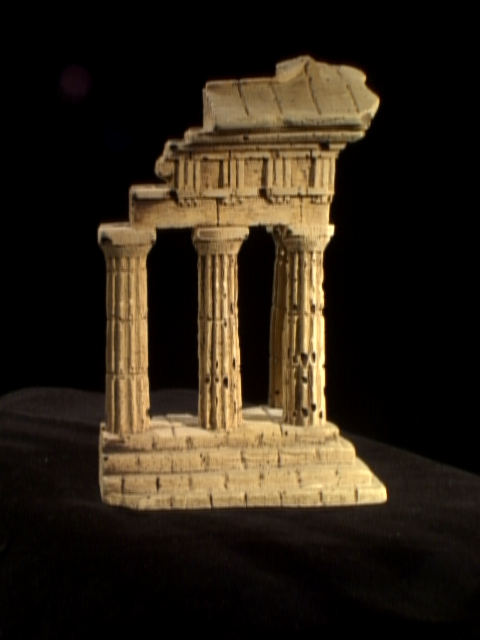
#> input picture SIT789 - Applications of Computer Vision and Speech Processing/task6.1/temple2A.png, 480 x 640 px
$ jupyter execute --allow-errors task6.1.ipynb
#> lines starting #> are read from the running program, lines starting #| are printed output that depends on the picture; after the words box and inside, x2 and y2 are one past the last pixel; in counts of white or black regions, pixels touching at a corner belong together
### SIT789 - Applications of Computer Vision and Speech Processing/task6.1/ransac.py

# coding: utf-8

# In[ ]:


import numpy
import scipy # use numpy if scipy unavailable
import scipy.linalg # use numpy if scipy unavailable

## Copyright (c) 2004-2007, Andrew D. Straw. All rights reserved.

## Redistribution and use in source and binary forms, with or without
## modification, are permitted provided that the following conditions are
## met:

##     * Redistributions of source code must retain the above copyright
##       notice, this list of conditions and the following disclaimer.

##     * Redistributions in binary form must reproduce the above
##       copyright notice, this list of conditions and the following
##       disclaimer in the documentation and/or other materials provided
##       with the distribution.

##     * Neither the name of the Andrew D. Straw nor the names of its
##       contributors may be used to endorse or promote products derived
##       from this software without specific prior written permission.

## THIS SOFTWARE IS PROVIDED BY THE COPYRIGHT HOLDERS AND CONTRIBUTORS
## "AS IS" AND ANY EXPRESS OR IMPLIED WARRANTIES, INCLUDING, BUT NOT
## LIMITED TO, THE IMPLIED WARRANTIES OF MERCHANTABILITY AND FITNESS FOR
## A PARTICULAR PURPOSE ARE DISCLAIMED. IN NO EVENT SHALL THE COPYRIGHT
## OWNER OR CONTRIBUTORS BE LIABLE FOR ANY DIRECT, INDIRECT, INCIDENTAL,
## SPECIAL, EXEMPLARY, OR CONSEQUENTIAL DAMAGES (INCLUDING, BUT NOT
## LIMITED TO, PROCUREMENT OF SUBSTITUTE GOODS OR SERVICES; LOSS OF USE,
## DATA, OR PROFITS; OR BUSINESS INTERRUPTION) HOWEVER CAUSED AND ON ANY
## THEORY OF LIABILITY, WHETHER IN CONTRACT, STRICT LIABILITY, OR TORT
## (INCLUDING NEGLIGENCE OR OTHERWISE) ARISING IN ANY WAY OUT OF THE USE
## OF THIS SOFTWARE, EVEN IF ADVISED OF THE POSSIBILITY OF SUCH DAMAGE.

def ransac(data,model,n,k,t,d,debug=False,return_all=False):
    """fit model parameters to data using the RANSAC algorithm

This implementation written from pseudocode found at
http://en.wikipedia.org/w/index.php?title=RANSAC&oldid=116358182
{{{
Given:
    data - a set of observed data points
    model - a model that can be fitted to data points
    n - the minimum number of data values required to fit the model
    k - the maximum number of iterations allowed in the algorithm
    t - a threshold value for determining when a data point fits a model
    d - the number of close data values required to assert that a model fits well to data
Return:
    bestfit - model parameters which best fit the data (or nil if no good model is found)
iterations = 0
bestfit = nil
besterr = something really large
while iterations < k {
    maybeinliers = n randomly selected values from data
    maybemodel = model parameters fitted to maybeinliers
    alsoinliers = empty set
    for every point in data not in maybeinliers {
        if point fits maybemodel with an error smaller than t
             add point to alsoinliers
    }
    if the number of elements in alsoinliers is > d {
        % this implies that we may have found a good model
        % now test how good it is
        bettermodel = model parameters fitted to all points in maybeinliers and alsoinliers
        thiserr = a measure of how well model fits these points
        if thiserr < besterr {
            bestfit = bettermodel
            besterr = thiserr
        }
    }
    increment iterations
}
return bestfit
}}}
"""
    iterations = 0
    bestfit = None
    besterr = numpy.inf
    best_inlier_idxs = None
    while iterations < k:
        maybe_idxs, test_idxs = random_partition(n,data.shape[0])
        maybeinliers = data[maybe_idxs,:]
        test_points = data[test_idxs]
        maybemodel = model.fit(maybeinliers)
        test_err = model.get_error( test_points, maybemodel)
        also_idxs = test_idxs[test_err < t] # select indices of rows with accepted points
        alsoinliers = data[also_idxs,:]
        if debug:
            print('test_err.min()',test_err.min())
            print('test_err.max()',test_err.max())
            print('numpy.mean(test_err)',numpy.mean(test_err))
            print('iteration %d:len(alsoinliers) = %d'%(
                iterations,len(alsoinliers)))
        if len(alsoinliers) > d:
            betterdata = numpy.concatenate( (maybeinliers, alsoinliers) )
            bettermodel = model.fit(betterdata)
            better_errs = model.get_error( betterdata, bettermodel)
            thiserr = numpy.mean( better_errs )
            if thiserr < besterr:
                bestfit = bettermodel
                besterr = thiserr
                best_inlier_idxs = numpy.concatenate( (maybe_idxs, also_idxs) )
        iterations+=1
    if bestfit is None:
        raise ValueError("did not meet fit acceptance criteria")
    if return_all:
        return bestfit, {'inliers':best_inlier_idxs}
    else:
        return bestfit

def random_partition(n,n_data):
    """return n random rows of data (and also the other len(data)-n rows)"""
    all_idxs = numpy.arange( n_data )
    numpy.random.shuffle(all_idxs)
    idxs1 = all_idxs[:n]
    idxs2 = all_idxs[n:]
    return idxs1, idxs2

class LinearLeastSquaresModel:
    """linear system solved using linear least squares
    This class serves as an example that fulfills the model interface
    needed by the ransac() function.

    """
    # [78 lines left out: functions __init__, fit, get_error, test, not called in this run]

# [2 lines that do not run on import are left out]


### SIT789 - Applications of Computer Vision and Speech Processing/task6.1/sfm.py

# coding: utf-8

# In[ ]:


from pylab import *

from numpy import *

from scipy import linalg


# [37 lines left out: function compute_P, not called in this run]


def triangulate_point(x1,x2,P1,P2):

    """ Point pair triangulation from

        least squares solution. """


    M = zeros((6,6))

    M[:3,:4] = P1

    M[3:,:4] = P2

    M[:3,4] = -x1

    M[3:,5] = -x2


    U,S,V = linalg.svd(M)

    X = V[-1,:4]


    return X / X[3]


def triangulate(x1,x2,P1,P2):

    """    Two-view triangulation of points in

        x1,x2 (3*n homog. coordinates). """


    n = x1.shape[1]

    if x2.shape[1] != n:

        raise ValueError("Number of points don't match.")


    X = [ triangulate_point(x1[:,i],x2[:,i],P1,P2) for i in range(n)]

    return array(X).T


def compute_fundamental(x1,x2):

    """    Computes the fundamental matrix from corresponding points

        (x1,x2 3*n arrays) using the 8 point algorithm.

        Each row in the A matrix below is constructed as

        [x'*x, x'*y, x', y'*x, y'*y, y', x, y, 1] """


    n = x1.shape[1]

    if x2.shape[1] != n:

        raise ValueError("Number of points don't match.")


    # build matrix for equations

    A = zeros((n,9))

    for i in range(n):

        A[i] = [x1[0,i]*x2[0,i], x1[0,i]*x2[1,i], x1[0,i]*x2[2,i],

                x1[1,i]*x2[0,i], x1[1,i]*x2[1,i], x1[1,i]*x2[2,i],

                x1[2,i]*x2[0,i], x1[2,i]*x2[1,i], x1[2,i]*x2[2,i] ]


    # compute linear least square solution

    U,S,V = linalg.svd(A)

    F = V[-1].reshape(3,3)


    # constrain F

    # make rank 2 by zeroing out last singular value

    U,S,V = linalg.svd(F)

    S[2] = 0

    F = dot(U,dot(diag(S),V))


    return F/F[2,2]


# [61 lines left out: functions compute_epipole, plot_epipolar_line, not called in this run]


def skew(a):

    """ Skew matrix A such that a x v = Av for any v. """


    return array([[0,-a[2],a[1]],[a[2],0,-a[0]],[-a[1],a[0],0]])


# [13 lines left out: function compute_P_from_fundamental, not called in this run]


def compute_P_from_essential(E):

    """    Computes the second camera matrix (assuming P1 = [I 0])

        from an essential matrix. Output is a list of four

        possible camera matrices. """


    # make sure E is rank 2

    U,S,V = svd(E)

    if det(dot(U,V))<0:

        V = -V

    E = dot(U,dot(diag([1,1,0]),V))


    # create matrices (Hartley p 258)

    Z = skew([0,0,-1])

    W = array([[0,-1,0],[1,0,0],[0,0,1]])


    # return all four solutions

    P2 = [vstack((dot(U,dot(W,V)).T,U[:,2])).T,

             vstack((dot(U,dot(W,V)).T,-U[:,2])).T,

            vstack((dot(U,dot(W.T,V)).T,U[:,2])).T,

            vstack((dot(U,dot(W.T,V)).T,-U[:,2])).T]


    return P2


def compute_fundamental_normalized(x1,x2):

    """    Computes the fundamental matrix from corresponding points

        (x1,x2 3*n arrays) using the normalized 8 point algorithm. """


    n = x1.shape[1]

    if x2.shape[1] != n:

        raise ValueError("Number of points don't match.")


    # normalize image coordinates

    x1 = x1 / x1[2]

    mean_1 = mean(x1[:2],axis=1)

    S1 = sqrt(2) / std(x1[:2])

    T1 = array([[S1,0,-S1*mean_1[0]],[0,S1,-S1*mean_1[1]],[0,0,1]])

    x1 = dot(T1,x1)


    x2 = x2 / x2[2]

    mean_2 = mean(x2[:2],axis=1)

    S2 = sqrt(2) / std(x2[:2])

    T2 = array([[S2,0,-S2*mean_2[0]],[0,S2,-S2*mean_2[1]],[0,0,1]])

    x2 = dot(T2,x2)


    # compute F with the normalized coordinates

    F = compute_fundamental(x1,x2)


    # reverse normalization

    F = dot(T1.T,dot(F,T2))


    return F/F[2,2]


class RansacModel(object):

    """ Class for fundmental matrix fit with ransac.py from

        http://www.scipy.org/Cookbook/RANSAC"""


    def __init__(self,debug=False):

        self.debug = debug


    def fit(self,data):

        """ Estimate fundamental matrix using eight

            selected correspondences. """


        # transpose and split data into the two point sets

        data = data.T

        x1 = data[:3,:8]

        x2 = data[3:,:8]


        # estimate fundamental matrix and return

        F = compute_fundamental_normalized(x1,x2)

        return F


    def get_error(self,data,F):

        """ Compute x^T F x for all correspondences,

            return error for each transformed point. """


        # transpose and split data into the two point

        data = data.T

        x1 = data[:3]

        x2 = data[3:]


        # Sampson distance as error measure

        Fx1 = dot(F,x1)

        Fx2 = dot(F,x2)

        denom = Fx1[0]**2 + Fx1[1]**2 + Fx2[0]**2 + Fx2[1]**2

        err = ( diag(dot(x1.T,dot(F,x2))) )**2 / denom


        # return error per point

        return err


def F_from_ransac(x1,x2,model,maxiter=5000,match_theshold=1e-6):

    """ Robust estimation of a fundamental matrix F from point

        correspondences using RANSAC (ransac.py from

        http://www.scipy.org/Cookbook/RANSAC).


        input: x1,x2 (3*n arrays) points in hom. coordinates. """


    import ransac


    data = vstack((x1,x2))


    # compute F and return with inlier index

    F,ransac_data = ransac.ransac(data.T,model,8,maxiter,match_theshold,20,return_all=True)

    return F, ransac_data['inliers']

### SIT789 - Applications of Computer Vision and Speech Processing/task6.1/homography.py

# coding: utf-8

# In[ ]:


from numpy import *
from scipy import ndimage


class RansacModel(object):
    """ Class for testing homography fit with ransac.py from
        http://www.scipy.org/Cookbook/RANSAC"""

    def __init__(self,debug=False):
        self.debug = debug

    # [144 lines left out: functions fit, get_error, H_from_ransac, H_from_points, Haffine_from_points, normalize, not called in this run]


def make_homog(points):
    """ Convert a set of points (dim*n array) to
        homogeneous coordinates. """

    return vstack((points,ones((1,points.shape[1]))))


### SIT789 - Applications of Computer Vision and Speech Processing/task6.1/task6.1.ipynb
[cell 1]
import numpy as np
#setup camera with a simple camera matrix P
f = 100
cx = 200
cy = 200
K = np.array([[f, 0, cx], [0, f, cy], [0, 0, 1]])
I = np.eye(3)
t = np.array([[0], [0], [0]])
P = np.dot(K, np.hstack((I, t)))

[cell 2]
def project(P, X): #X is an array of 3D points
    x = np.dot(P, X)
    for i in range(3): #convert to inhomogeneous coordinates
        x[i] /= x[2]
    return x

#> (a cell that did not finish here is left out)

[cell 4]
import matplotlib.pyplot as plt
from mpl_toolkits.mplot3d import axes3d

fig = plt.figure(figsize = [15,15])

ax = fig.add_subplot(projection = "3d")
ax.view_init(elev=None, azim=None) #you can set elevation/azimuth with different values

#> (the rest of this cell did not finish here and is left out)

#> (a cell that did not finish here is left out)

#> (a cell that did not finish here is left out)

[cell 7]
n_points = 6
#> (the rest of this cell did not finish here and is left out)

[cell 8]
A = np.zeros((2*n_points, 12), np.float32)
#> (the rest of this cell did not finish here and is left out)

[cell 9]
from scipy import linalg
p = linalg.solve(A, np.zeros((12, 1), np.float32))
print(p)

[cell 10]
U, S, V = linalg.svd(A)

[cell 11]
minS = np.min(S)
conditon = (S == minS)
minID = np.where(conditon)
print('index of the smallest singular value is: ', minID[0])

#> (a cell that did not finish here is left out)

#> (a cell that did not finish here is left out)

#> (a cell that did not finish here is left out)

#> (a cell that did not finish here is left out)

[cell 16]
n_points_ratio = np.arange(0.1, 1.1, 0.1)

#> (the rest of this cell did not finish here and is left out)

[cell 17]
import homography
import sfm
import ransac

[cell 18]
import cv2 as cv
sift = cv.SIFT_create()
img1 = cv.imread('temple2A.png')
#> img1 is the input picture: shape (640, 480, 3); mean B, G, R 22.7, 35, 44.4
img1_gray = cv.cvtColor(img1, cv.COLOR_BGR2GRAY)
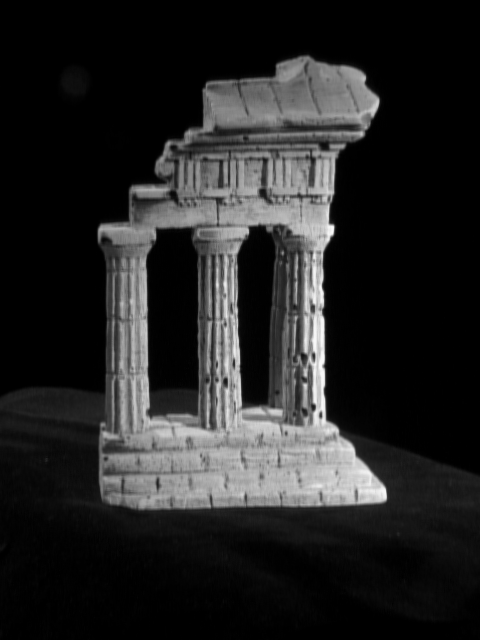
#> img1_gray: shape (640, 480); min 0, max 249, mean 36.4
kp1, des1 = sift.detectAndCompute(img1_gray, None)
#> kp1 = 971 keypoints; strongest (x, y, size): (375, 492, 17.5), (330, 230, 6.9), (344, 477, 47.6), (315, 335, 18.3)
img2 = cv.imread('temple2B.png')
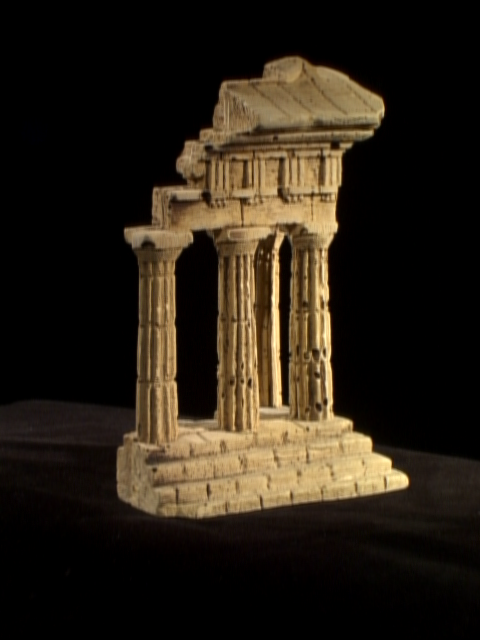
#> input picture SIT789 - Applications of Computer Vision and Speech Processing/task6.1/temple2B.png, 480 x 640 px
#> img2 is the input picture: shape (640, 480, 3); mean B, G, R 21.4, 32.6, 41.1
img2_gray = cv.cvtColor(img2, cv.COLOR_BGR2GRAY)
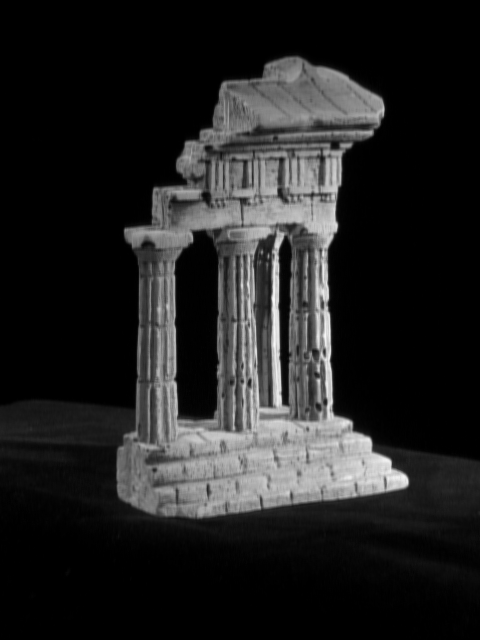
#> img2_gray: shape (640, 480); min 0, max 249, mean 33.9
kp2, des2 = sift.detectAndCompute(img2_gray, None)
#> kp2 = 983 keypoints; strongest (x, y, size): (400, 480, 11.9), (365, 470, 43.3), (277, 244, 5.3), (322, 291, 11)
img1_kp = img1.copy()
img1_kp = cv.drawKeypoints(img1, kp1, img1_kp)
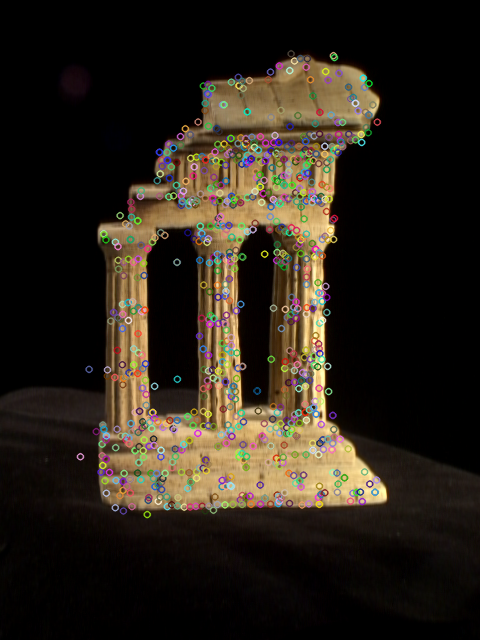
#> img1_kp: shape (640, 480, 3); 10.88% of pixels changed, all inside (x1, y1, x2, y2) = (76, 49, 382, 519)

print("Number of detected keypoints in img1: %d" % (len(kp1)))
#| Number of detected keypoints in img1: 971

img2_kp = img2.copy()
img2_kp = cv.drawKeypoints(img2, kp2, img2_kp)
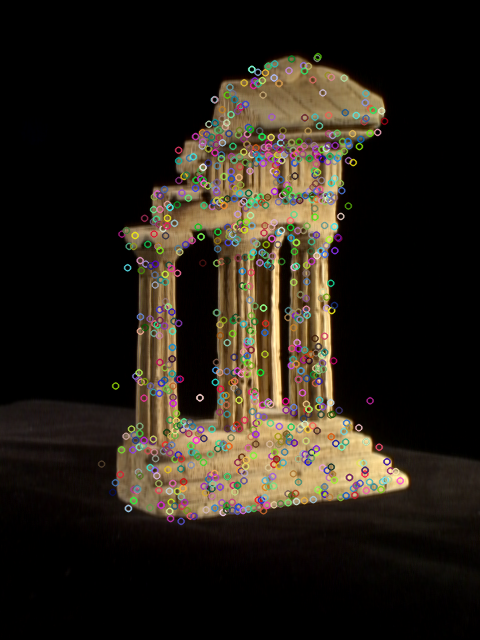
#> img2_kp: shape (640, 480, 3); 11.08% of pixels changed, all inside (x1, y1, x2, y2) = (97, 52, 405, 526)

print("Number of detected keypoints in img2: %d" % (len(kp2)))
#| Number of detected keypoints in img2: 983

img1_2_kp = np.hstack((img1_kp, img2_kp))
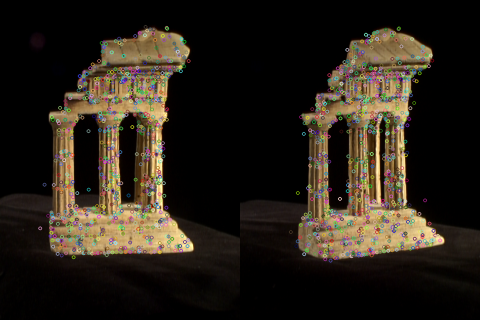
#> img1_2_kp: shape (640, 960, 3) (shown at 1/2 size); mean B, G, R 25.3, 35, 42.3

plt.figure(figsize = (20, 10))
plt.imshow(img1_2_kp[:,:,::-1])
plt.axis('off')

[cell 19]
bf = cv.BFMatcher(crossCheck = True) #crossCheck=True: find consistent matches
matches = bf.match(des1, des2)
#> matches = 483 matches
matches = sorted(matches, key = lambda x:x.distance)
print("Number of consistent matches: %d" % len(matches))
#| Number of consistent matches: 483

[cell 20]
img1_2_matches = cv.drawMatches(img1, kp1, img2, kp2,
                              matches[:20],
                              None,
                              flags = cv.DrawMatchesFlags_NOT_DRAW_SINGLE_POINTS)
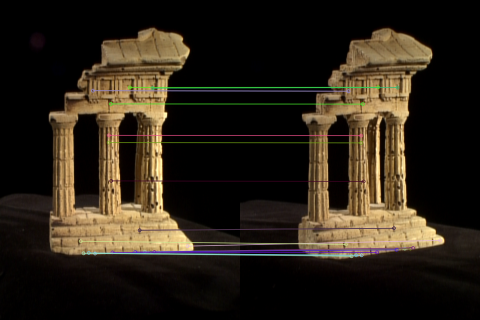
#> img1_2_matches: shape (640, 960, 3) (shown at 1/2 size); mean B, G, R 23.7, 35.1, 43.5

plt.figure(figsize = (20, 10))
plt.imshow(img1_2_matches[:,:,::-1])
plt.axis('off')

[cell 21]
n_matches = min(len(matches), 1000)
#> n_matches = 483

kp1_array = np.zeros((2, n_matches), np.float32)
for i in range(n_matches):
    kp1_array[0][i] = kp1[matches[i].queryIdx].pt[0]
    kp1_array[1][i] = kp1[matches[i].queryIdx].pt[1]

kp2_array = np.zeros((2, n_matches), np.float32)
for i in range(n_matches):
    kp2_array[0][i] = kp2[matches[i].trainIdx].pt[0]
    kp2_array[1][i] = kp2[matches[i].trainIdx].pt[1]

[cell 22]
x1 = homography.make_homog(kp1_array)
x2 = homography.make_homog(kp2_array)

[cell 23]
K = np.array([[2394,0,932], [0,2398,628], [0,0,1]])
P1 = np.array([[1,0,0,0], [0,1,0,0], [0,0,1,0]])

[cell 24]
x1n = np.dot(linalg.inv(K), x1)
x2n = np.dot(linalg.inv(K), x2)

[cell 25]
#estimate E with RANSAC
model = sfm.RansacModel()
E, inliers = sfm.F_from_ransac(x1n, x2n, model)
#> the loop in ransac, `while iterations < k:` made 5000 passes
#> (bettermodel, thiserr) on passes 8 to 9: ([[2, -5.35, 0.394], [21.41, 10.32, 11.81], [2.99, -4.31, 1]], 4.23e-07), ([[9.75, 2.9, 1.84], [1.13, 0.302, 0.223], [4.54, 0.938, 1]], 5.02e-07)

[cell 26]
#compute camera matrices (P2 will be list of four solutions)
P2_all = sfm.compute_P_from_essential(E)

#pick the solution with points in front of cameras
ind = 0
maxres = 0
for i in range(4):
    #triangulate inliers and compute depth for each camera
    X = sfm.triangulate(x1n[:, inliers], x2n[:, inliers], P1, P2_all[i])
    d1 = np.dot(P1, X)[2]
    d2 = np.dot(P2_all[i], X)[2]
    s = sum(d1 > 0) + sum(d2 > 0)
    if s > maxres:
        maxres = s
        ind = i
        infront = (d1 > 0) & (d2 > 0)
P2 = P2_all[ind]

[cell 27]
#triangulate inliers and remove points not in front of both cameras
X = sfm.triangulate(x1n[:, inliers], x2n[:, inliers], P1, P2)
X = X[:, infront]

[cell 28]
print(len(X[0]))
#| 353

[cell 29]
#3D plot
fig = plt.figure(figsize = [20,20])

ax = fig.add_subplot(projection = "3d")
ax.view_init(elev = -80, azim= -90)

ax.plot(X[0], X[1], X[2], 'o')

plt.draw()
plt.show()
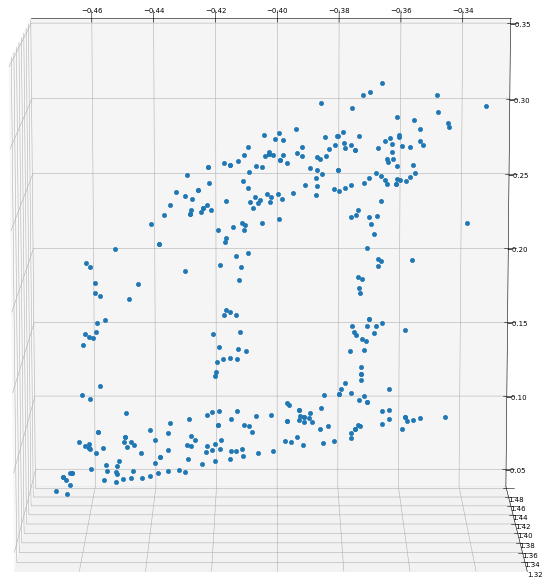
#> figure drawn by matplotlib, 1 panel

[cell 30]
kp2_projected_array = project(P2, X)
kp2_projected_array = np.dot(K, kp2_projected_array)

[cell 31]
img2_vis = img2.copy()

# Project 3D points X to image coordinates using P2 and K
projected_points = project(P2, X)
projected_points_img = np.dot(K, projected_points)

fig, axes = plt.subplots(1, 2, figsize=(20, 8))

# Image 1: Original SIFT keypoints
axes[0].imshow(img2_vis[:,:,::-1])
axes[0].scatter(kp2_array[0], kp2_array[1], c='yellow', s=10, label='Original SIFT keypoints')
axes[0].set_title('Original SIFT keypoints on img2')
axes[0].axis('off')
axes[0].legend()

# Image 2: Projected 3D points
axes[1].imshow(img2_vis[:,:,::-1])
axes[1].scatter(projected_points_img[0], projected_points_img[1], c='red', s=20, marker='x', label='Projected 3D points')
axes[1].set_title('Projected 3D points on img2')
axes[1].axis('off')
axes[1].legend()

plt.show()
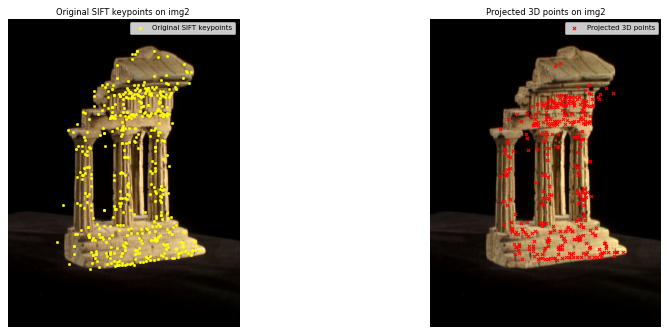
#> figure drawn by matplotlib, 2 panels
